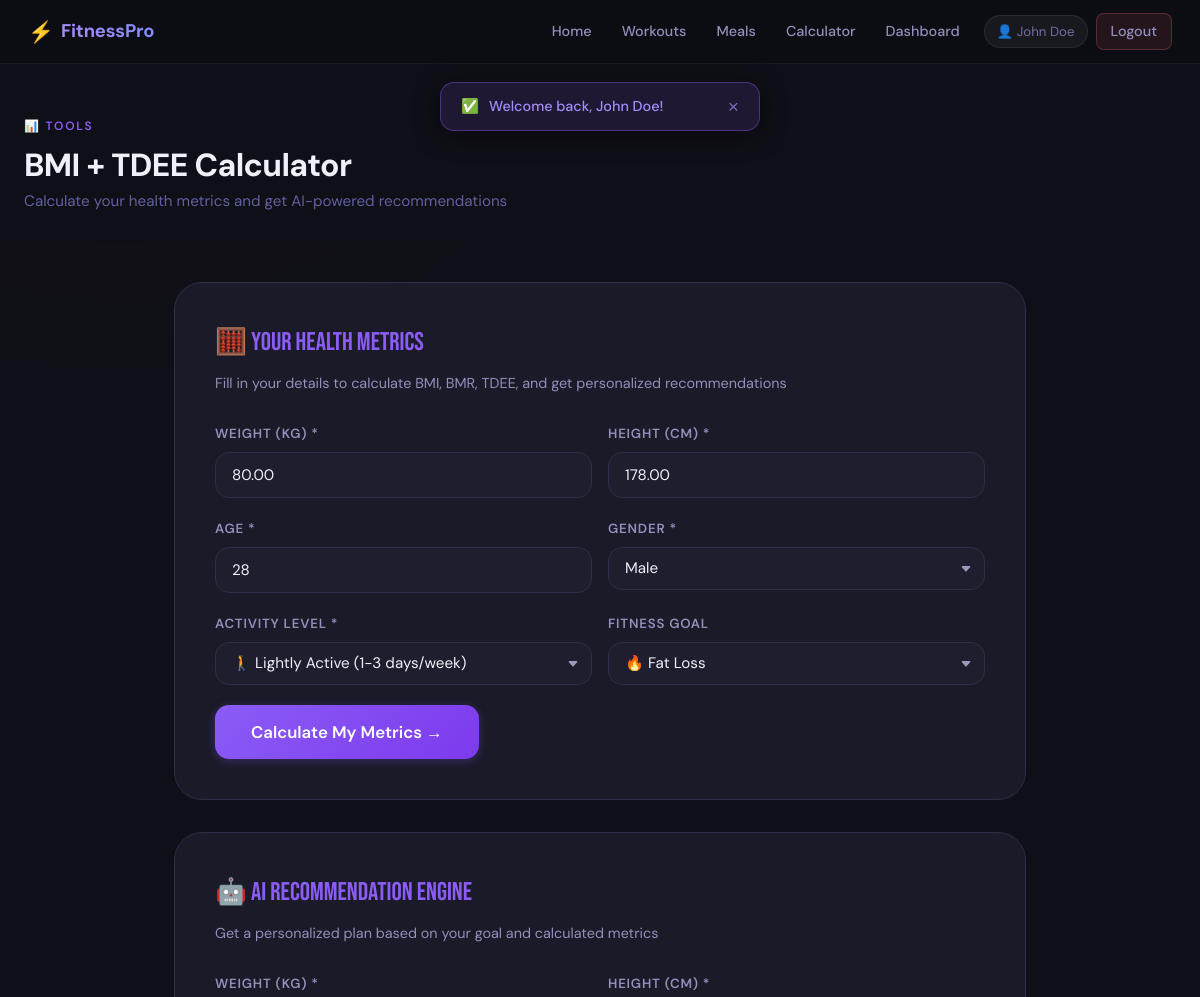
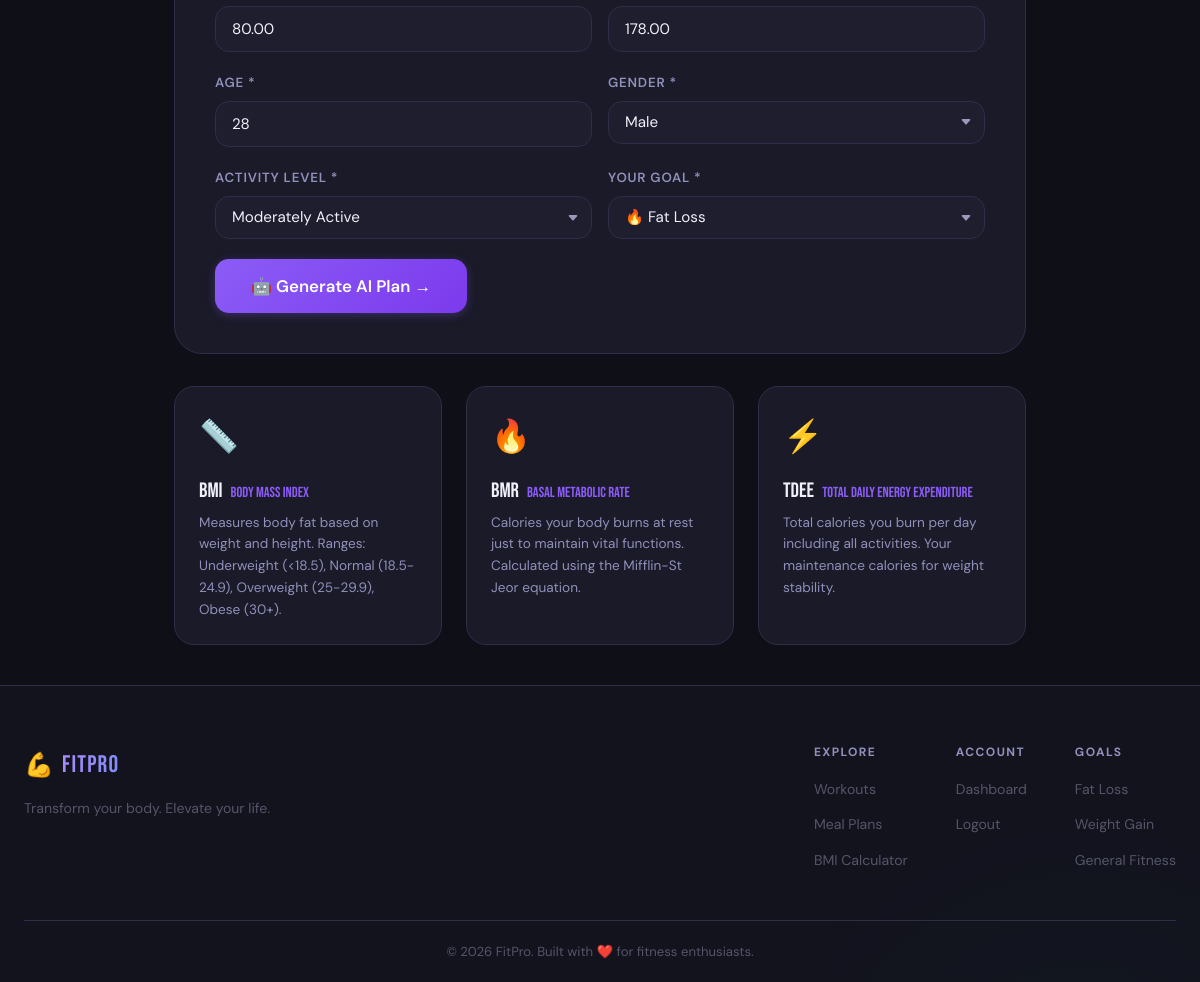
/calculator/index.php (signed in), run on the app's committed database (2 pictures, top to bottom).
### tables this page shows
CREATE TABLE IF NOT EXISTS users (
    id INT AUTO_INCREMENT PRIMARY KEY,
    name VARCHAR(150) NOT NULL,
    email VARCHAR(200) NOT NULL UNIQUE,
    password VARCHAR(255) NOT NULL,
    role ENUM('user','admin') NOT NULL DEFAULT 'user',
    age INT DEFAULT NULL,
    weight DECIMAL(5,2) DEFAULT NULL,
    height DECIMAL(5,2) DEFAULT NULL,
    gender ENUM('male','female','other') DEFAULT NULL,
    goal ENUM('fat_loss','weight_gain','fitness') DEFAULT 'fitness',
    activity_level ENUM('sedentary','lightly_active','moderately_active','very_active','extra_active') DEFAULT 'moderately_active',
    avatar VARCHAR(255) DEFAULT NULL,
    is_active TINYINT(1) NOT NULL DEFAULT 1,
    created_at TIMESTAMP DEFAULT CURRENT_TIMESTAMP,
    updated_at TIMESTAMP DEFAULT CURRENT_TIMESTAMP ON UPDATE CURRENT_TIMESTAMP
);

### includes/functions.php (called while the page is built, shortened)
<?php
function e(string $str): string {
    return htmlspecialchars($str, ENT_QUOTES, 'UTF-8');
}
function getCurrentUser(): ?array {
    $pdo = getDB();
    $stmt = $pdo->prepare("SELECT * FROM users WHERE id = ?");
    $stmt->execute([$_SESSION['user_id']]);
    return $stmt->fetch() ?: null;
}

### calculator/index.php (the view, shortened to what this page needs)
<?php
require_once __DIR__ . '/../includes/header.php';
$user       = isLoggedIn() ? getCurrentUser() : null;
?>
<div class="page-header">
    <div class="section-label">📊 Tools</div>
    <h1 class="page-header-title">BMI + TDEE Calculator</h1>
    <p class="page-header-subtitle">Calculate your health metrics and get AI-powered recommendations</p>
</div>
<div class="calc-container">
    <div class="calc-card">
        <div class="calc-title">🧮 Your Health Metrics</div>
        <p class="calc-subtitle">Fill in your details to calculate BMI, BMR, TDEE, and get personalized recommendations</p>
        <form id="calcForm">
            <div class="form-row">
                <div class="form-group">
                    <label class="form-label" for="c_weight">Weight (kg) *</label>
                    <input type="number" id="c_weight" name="weight" class="form-control" placeholder="e.g. 75" min="20" max="500" step="0.1" value="<?= e($user['weight'] ?? '') ?>" required>
                </div>
                <div class="form-group">
                    <label class="form-label" for="c_height">Height (cm) *</label>
                    <input type="number" id="c_height" name="height" class="form-control" placeholder="e.g. 175" min="100" max="250" step="0.1" value="<?= e($user['height'] ?? '') ?>" required>
                </div>
            </div>
            <div class="form-row">
                <div class="form-group">
                    <label class="form-label" for="c_age">Age *</label>
                    <input type="number" id="c_age" name="age" class="form-control" placeholder="e.g. 28" min="10" max="120" value="<?= e($user['age'] ?? '') ?>" required>
                </div>
                <div class="form-group">
                    <label class="form-label" for="c_gender">Gender *</label>
                    <select id="c_gender" name="gender" class="form-control" required>
                        <option value="male"   <?= ($user['gender'] ?? '') === 'male'   ? 'selected' : '' ?>>Male</option>
                    </select>
                </div>
            </div>
            <div class="form-row">
                <div class="form-group">
                    <label class="form-label" for="c_activity">Activity Level *</label>
                    <select id="c_activity" name="activity" class="form-control" required>
                        <option value="lightly_active"    <?= ($user['activity_level'] ?? '') === 'lightly_active'    ? 'selected':'' ?>>🚶 Lightly Active (1-3 days/week)</option>
                    </select>
                </div>
                <div class="form-group">
                    <label class="form-label" for="c_goal_js">Fitness Goal</label>
                    <select id="c_goal_js" class="form-control">
                        <option value="fat_loss"    <?= ($user['goal'] ?? '') === 'fat_loss'    ? 'selected':'' ?>>🔥 Fat Loss</option>
                    </select>
                </div>
            </div>
            <button type="submit" class="btn btn-primary btn-lg">Calculate My Metrics →</button>
        </form>
    </div>
    <div class="calc-card">
        <div class="calc-title">🤖 AI Recommendation Engine</div>
        <p class="calc-subtitle">Get a personalized plan based on your goal and calculated metrics</p>
        <form method="POST">
            <div class="form-row">
                <div class="form-group">
                    <label class="form-label">Weight (kg) *</label>
                    <input type="number" name="weight" class="form-control" placeholder="75" step="0.1" min="20" max="500" value="<?= e($user['weight'] ?? '') ?>" required>
                </div>
                <div class="form-group">
                    <label class="form-label">Height (cm) *</label>
                    <input type="number" name="height" class="form-control" placeholder="175" step="0.1" min="100" max="250" value="<?= e($user['height'] ?? '') ?>" required>
                </div>
            </div>
            <div class="form-row">
                <div class="form-group">
                    <label class="form-label">Age *</label>
                    <input type="number" name="age" class="form-control" placeholder="28" min="10" max="120" value="<?= e($user['age'] ?? '') ?>" required>
                </div>
                <div class="form-group">
                    <label class="form-label">Gender *</label>
                    <select name="gender" class="form-control" required>
                        <option value="male"   <?= ($user['gender'] ?? '') === 'male'   ? 'selected':'' ?>>Male</option>
                    </select>
                </div>
            </div>
            <div class="form-row">
                <div class="form-group">
                    <label class="form-label">Activity Level *</label>
                    <select name="activity" class="form-control" required>
                        <option value="moderately_active" selected>Moderately Active</option>
                    </select>
                </div>
                <div class="form-group">
                    <label class="form-label">Your Goal *</label>
                    <select name="goal" class="form-control">
                        <option value="fat_loss"    <?= ($user['goal'] ?? '') === 'fat_loss'    ? 'selected':'' ?>>🔥 Fat Loss</option>
                    </select>
                </div>
            </div>
            <button type="submit" class="btn btn-primary btn-lg">🤖 Generate AI Plan →</button>
        </form>
    </div>
    <div class="cards-grid" style="grid-template-columns:repeat(auto-fill,minmax(260px,1fr));margin-top:8px">
        <?php
        $infoCards = [
            ['📏', 'BMI', 'Body Mass Index', 'Measures body fat based on weight and height. Ranges: Underweight (<18.5), Normal (18.5-24.9), Overweight (25-29.9), Obese (30+).'],
            ['🔥', 'BMR', 'Basal Metabolic Rate', 'Calories your body burns at rest just to maintain vital functions. Calculated using the Mifflin-St Jeor equation.'],
            ['⚡', 'TDEE', 'Total Daily Energy Expenditure', 'Total calories you burn per day including all activities. Your maintenance calories for weight stability.'],
        ];
        foreach ($infoCards as $c):
        ?>
            <div class="card" style="padding:24px">
                <div style="font-size:2rem;margin-bottom:12px"><?= $c[0] ?></div>
                <div style="font-family:var(--font-display);font-size:1.3rem;margin-bottom:4px"><?= $c[1] ?><span style="color:var(--accent);margin-left:8px;font-size:0.7em"><?= $c[2] ?></span></div>
                <p style="font-size:0.85rem;color:var(--text-secondary);line-height:1.6"><?= $c[3] ?></p>
            </div>
        <?php endforeach; ?>
    </div>
</div>
<?php require_once __DIR__ . '/../includes/footer.php'; ?>

### data on the page
users: weight "80.00", height "178.00", age "28", gender "Male", activity "🚶 Lightly Active (1-3 days/week)", goal "🔥 Fat Loss"

### other printed values
$_SESSION['user_name'] "John Doe"
$flash['message'] "Welcome back, John Doe!"
$c[0] "📏"
$c[1] "BMI"
$c[2] "Body Mass Index"
$c[3] "Measures body fat based on weight and height. Ranges: Underweight (<18.5), Normal (18.5-24.9), Overweight (25-29.9), Obese (30+)."
$c[0] "🔥"
$c[1] "BMR"
$c[2] "Basal Metabolic Rate"
$c[3] "Calories your body burns at rest just to maintain vital functions. Calculated using the Mifflin-St Jeor equation."
$c[0] "⚡"
$c[1] "TDEE"
$c[2] "Total Daily Energy Expenditure"
$c[3] "Total calories you burn per day including all activities. Your maintenance calories for weight stability."
